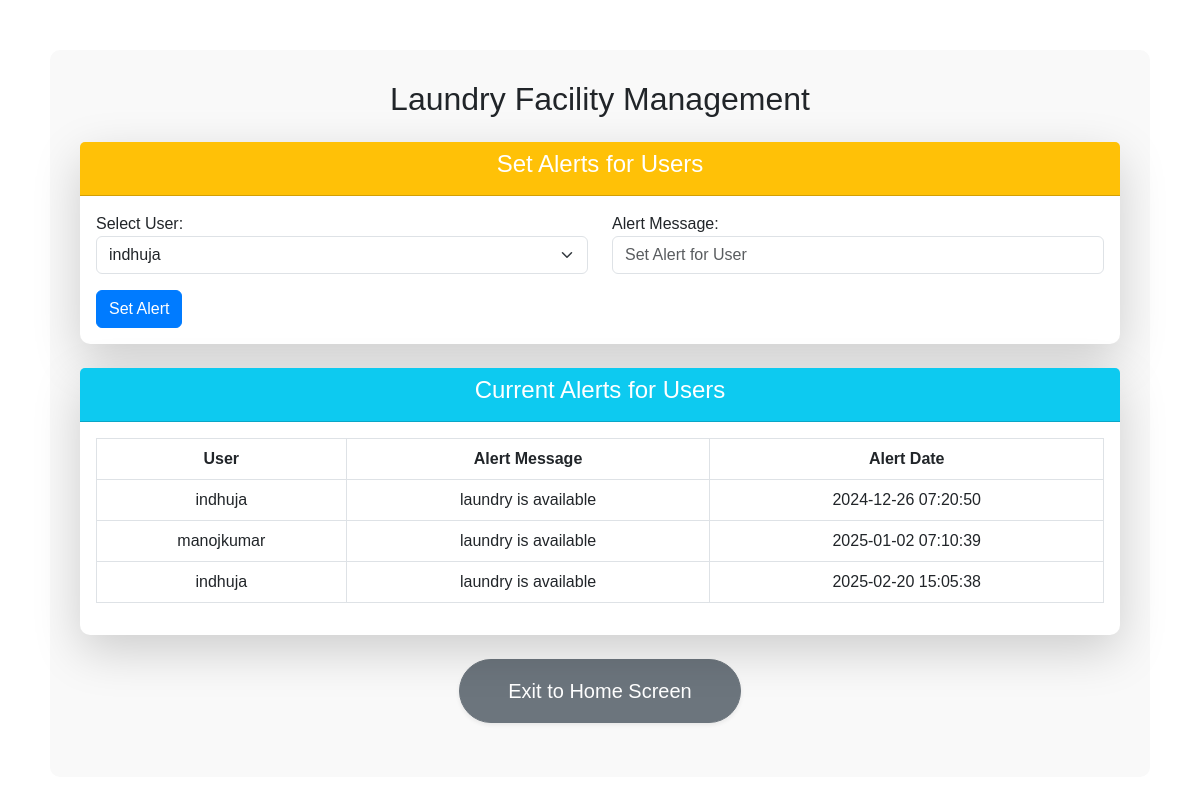
/admin/laundry.php, run on the app's committed database.
### tables this page shows
CREATE TABLE `laundry_alerts` (
  `alert_id` int(11) NOT NULL,
  `user_id` int(11) NOT NULL,
  `alert_message` varchar(255) NOT NULL,
  `alert_date` timestamp NOT NULL DEFAULT current_timestamp()
);

CREATE TABLE `users` (
  `id` int(11) NOT NULL,
  `username` varchar(255) NOT NULL,
  `apartment_number` varchar(100) NOT NULL,
  `password` varchar(255) NOT NULL,
  `created_at` timestamp NOT NULL DEFAULT current_timestamp(),
  `contact` varchar(15) NOT NULL
);

### admin/laundry.php (the view, shortened to what this page needs)
<?php
$is_admin = true;
if ($is_admin) {
    $servername = "localhost";
    $username = "root";
    $password = "";
    $dbname = "community_management";
    $conn = new mysqli($servername, $username, $password, $dbname, port:3307);
    $sql = "SELECT id, username FROM users";
    $result = $conn->query($sql);
    $users = [];
    if ($result->num_rows > 0) {
        while($row = $result->fetch_assoc()) {
            $users[] = $row;
        }
    }
?>
<!DOCTYPE html>
<html lang="en">
<head>
    <link href="https://cdn.jsdelivr.net/npm/bootstrap@5.3.0-alpha1/dist/css/bootstrap.min.css" rel="stylesheet">
</head>
<body>
<div class="container mt-5">
    <h2 class="text-center mb-4">Laundry Facility Management</h2>
    <div class="row my-4">
        <div class="col-md-12">
            <div class="card shadow-lg border-0 rounded-lg">
                <div class="card-header bg-warning text-white text-center">
                    <h4>Set Alerts for Users</h4>
                </div>
                <div class="card-body">
                    <form method="POST" action="">
                        <div class="row">
                            <div class="col-md-6">
                                <label for="user_id">Select User:</label>
                                <select id="user_id" name="user_id" class="form-select" required>
                                    <?php foreach ($users as $user) { ?>
                                        <option value="<?= $user['id'] ?>"><?= $user['username'] ?></option>
                                    <?php } ?>
                                </select>
                            </div>
                            <div class="col-md-6">
                                <label for="alertMessage">Alert Message:</label>
                                <input type="text" id="alertMessage" name="alert_message" class="form-control" placeholder="Set Alert for User" required>
                            </div>
                        </div>
                        <button class="btn btn-primary mt-3" type="submit">Set Alert</button>
                    </form>
                </div>
            </div>
        </div>
    </div>
    <div class="row my-4">
        <div class="col-md-12">
            <div class="card shadow-lg border-0 rounded-lg">
                <div class="card-header bg-info text-white text-center">
                    <h4>Current Alerts for Users</h4>
                </div>
                <div class="card-body">
                    <table class="table table-bordered">
                        <thead>
                            <tr>
                                <th>User</th>
                                <th>Alert Message</th>
                                <th>Alert Date</th>
                            </tr>
                        </thead>
                        <tbody>
                            <?php
                            $sql = "SELECT la.alert_message, la.alert_date, u.username
                                    FROM laundry_alerts la
                                    JOIN users u ON la.user_id = u.id";
                            $alerts_result = $conn->query($sql);
                            if ($alerts_result->num_rows > 0) {
                                while ($alert = $alerts_result->fetch_assoc()) {
                                    echo "<tr>
                                            <td>" . $alert['username'] . "</td>
                                            <td>" . $alert['alert_message'] . "</td>
                                            <td>" . $alert['alert_date'] . "</td>
                                          </tr>";
                                }
                            } else {
                                echo "<tr><td colspan='3' class='text-center'>No alerts found</td></tr>";
                            }
                            ?>
                        </tbody>
                    </table>
                </div>
            </div>
        </div>
    </div>
    <div class="row my-4">
        <div class="col-md-12 text-center">
            <a href="dashboard.php" class="btn btn-secondary btn-lg px-5 py-3 rounded-pill shadow-sm">Exit to Home Screen</a>
        </div>
    </div>
</div>
</body>
</html>
<?php
}
?>

### admin/laundry.php (style rules this page uses)
body { margin: 50px; font-family: Arial, sans-serif; }
.container { background-color: #f9f9f9; padding: 30px; border-radius: 10px; }
.card { border-radius: 10px; border: 1px solid #e0e0e0; }
.btn-primary { background-color: #007bff; border-color: #007bff; }
.btn-secondary { background-color: #6c757d; border-color: #6c757d; }
.card-header { background-color: #007bff; color: white; font-weight: bold; }
.card-header.bg-warning { background-color: #ff9800; }
.card-header.bg-info { background-color: #17a2b8; }
table th, table td { text-align: center; }
.shadow-lg { box-shadow: 0 4px 6px rgba(0, 0, 0, 0.1); }
.text-center { text-align: center; }
.rounded-lg { border-radius: 10px; }

### data on the page
laundry_alerts: user.username "indhuja", alert_message "laundry is available", alert_date "2024-12-26 07:20:50"
laundry_alerts: user.username "manojkumar", alert_message "laundry is available", alert_date "2025-01-02 07:10:39"
laundry_alerts: user.username "indhuja", alert_message "laundry is available", alert_date "2025-02-20 15:05:38"

### other printed values
form field user_id "indhuja"
